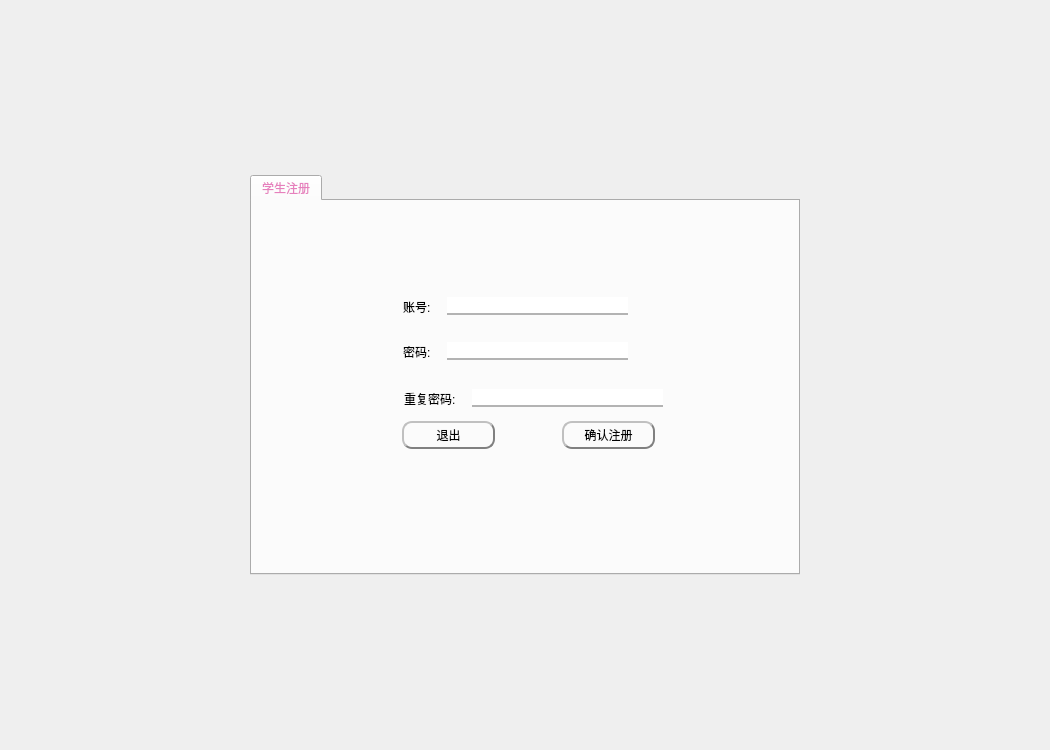
<?xml version="1.0" encoding="UTF-8"?>
<ui version="4.0">
 <class>Dialog</class>
 <widget class="QDialog" name="Dialog">
  <property name="geometry">
   <rect>
    <x>0</x>
    <y>0</y>
    <width>1050</width>
    <height>750</height>
   </rect>
  </property>
  <property name="minimumSize">
   <size>
    <width>1050</width>
    <height>750</height>
   </size>
  </property>
  <property name="maximumSize">
   <size>
    <width>1050</width>
    <height>750</height>
   </size>
  </property>
  <property name="windowTitle">
   <string>注册</string>
  </property>
  <property name="windowIcon">
   <iconset resource="icons.qrc">
    <normaloff>:/1/icons/window_icon.png</normaloff>:/1/icons/window_icon.png</iconset>
  </property>
  <property name="styleSheet">
   <string notr="true">font: 10pt &quot;微软雅黑&quot;;</string>
  </property>
  <property name="sizeGripEnabled">
   <bool>false</bool>
  </property>
  <layout class="QHBoxLayout" name="horizontalLayout_4">
   <item>
    <widget class="QTabWidget" name="tabWidget">
     <property name="minimumSize">
      <size>
       <width>550</width>
       <height>400</height>
      </size>
     </property>
     <property name="maximumSize">
      <size>
       <width>550</width>
       <height>400</height>
      </size>
     </property>
     <property name="styleSheet">
      <string notr="true">QPushButton{border-radius: 10px;border: 2px groove gray;border-style: outset;}
QPushButton:hover{color: #66A3FF;background:qlineargradient(x1: 0, y1: 0, x2: 0, y2: 1,stop: 0 #fafafa, stop: 0.4 #f4f4f4,stop: 0.5 #e7e7e7, stop: 1.0 #fafafa);}
QPushButton:pressed{color: #E680BD;}
QLineEdit{border:0px;margin:10px;border-bottom: 2px solid #B3B3B3}
QLineEdit:hover{border-bottom: 3px solid #66A3FF;}
QLineEdit:focus{border-bottom: 3px solid #E680BD;}
QTabBar::tab:hover{color: #66A3FF;background:qlineargradient(x1: 0, y1: 0, x2: 0, y2: 1,stop: 0 #fafafa, stop: 0.4 #f4f4f4,stop: 0.5 #e7e7e7, stop: 1.0 #fafafa);}
QTabBar::tab:selected{color: #E680BD;}</string>
     </property>
     <property name="currentIndex">
      <number>0</number>
     </property>
     <property name="documentMode">
      <bool>false</bool>
     </property>
     <property name="tabsClosable">
      <bool>false</bool>
     </property>
     <widget class="QWidget" name="tab">
      <attribute name="icon">
       <iconset resource="icons.qrc">
        <normaloff>:/1/icons/注册.png</normaloff>:/1/icons/注册.png</iconset>
      </attribute>
      <attribute name="title">
       <string>学生注册</string>
      </attribute>
      <widget class="QPushButton" name="register_exit_button">
       <property name="geometry">
        <rect>
         <x>150</x>
         <y>220</y>
         <width>93</width>
         <height>28</height>
        </rect>
       </property>
       <property name="sizePolicy">
        <sizepolicy hsizetype="Fixed" vsizetype="Fixed">
         <horstretch>0</horstretch>
         <verstretch>0</verstretch>
        </sizepolicy>
       </property>
       <property name="text">
        <string>退出</string>
       </property>
      </widget>
      <widget class="QPushButton" name="register_confirm_button">
       <property name="geometry">
        <rect>
         <x>310</x>
         <y>220</y>
         <width>93</width>
         <height>28</height>
        </rect>
       </property>
       <property name="sizePolicy">
        <sizepolicy hsizetype="Fixed" vsizetype="Fixed">
         <horstretch>0</horstretch>
         <verstretch>0</verstretch>
        </sizepolicy>
       </property>
       <property name="text">
        <string>确认注册</string>
       </property>
      </widget>
      <widget class="QWidget" name="layoutWidget">
       <property name="geometry">
        <rect>
         <x>151</x>
         <y>126</y>
         <width>235</width>
         <height>49</height>
        </rect>
       </property>
       <layout class="QHBoxLayout" name="horizontalLayout_2">
        <item>
         <widget class="QLabel" name="label_2">
          <property name="sizePolicy">
           <sizepolicy hsizetype="Fixed" vsizetype="Preferred">
            <horstretch>0</horstretch>
            <verstretch>0</verstretch>
           </sizepolicy>
          </property>
          <property name="text">
           <string>密码:</string>
          </property>
         </widget>
        </item>
        <item>
         <widget class="QLineEdit" name="password_register_input">
          <property name="sizePolicy">
           <sizepolicy hsizetype="Expanding" vsizetype="Fixed">
            <horstretch>0</horstretch>
            <verstretch>0</verstretch>
           </sizepolicy>
          </property>
         </widget>
        </item>
       </layout>
      </widget>
      <widget class="QWidget" name="layoutWidget">
       <property name="geometry">
        <rect>
         <x>151</x>
         <y>81</y>
         <width>235</width>
         <height>49</height>
        </rect>
       </property>
       <layout class="QHBoxLayout" name="horizontalLayout">
        <item>
         <widget class="QLabel" name="label">
          <property name="sizePolicy">
           <sizepolicy hsizetype="Fixed" vsizetype="Preferred">
            <horstretch>0</horstretch>
            <verstretch>0</verstretch>
           </sizepolicy>
          </property>
          <property name="text">
           <string>账号:</string>
          </property>
         </widget>
        </item>
        <item>
         <widget class="QLineEdit" name="account_register_input">
          <property name="sizePolicy">
           <sizepolicy hsizetype="Expanding" vsizetype="Fixed">
            <horstretch>0</horstretch>
            <verstretch>0</verstretch>
           </sizepolicy>
          </property>
         </widget>
        </item>
       </layout>
      </widget>
      <widget class="QWidget" name="layoutWidget">
       <property name="geometry">
        <rect>
         <x>152</x>
         <y>173</y>
         <width>269</width>
         <height>49</height>
        </rect>
       </property>
       <layout class="QHBoxLayout" name="horizontalLayout_3">
        <item>
         <widget class="QLabel" name="label_3">
          <property name="sizePolicy">
           <sizepolicy hsizetype="Fixed" vsizetype="Preferred">
            <horstretch>0</horstretch>
            <verstretch>0</verstretch>
           </sizepolicy>
          </property>
          <property name="text">
           <string>重复密码:</string>
          </property>
         </widget>
        </item>
        <item>
         <widget class="QLineEdit" name="re_password_register_input">
          <property name="sizePolicy">
           <sizepolicy hsizetype="Expanding" vsizetype="Fixed">
            <horstretch>0</horstretch>
            <verstretch>0</verstretch>
           </sizepolicy>
          </property>
         </widget>
        </item>
       </layout>
      </widget>
     </widget>
    </widget>
   </item>
  </layout>
 </widget>
 <tabstops>
  <tabstop>account_register_input</tabstop>
  <tabstop>password_register_input</tabstop>
  <tabstop>register_confirm_button</tabstop>
  <tabstop>register_exit_button</tabstop>
 </tabstops>
 <resources>
  <include location="icons.qrc"/>
 </resources>
 <connections/>
</ui>
